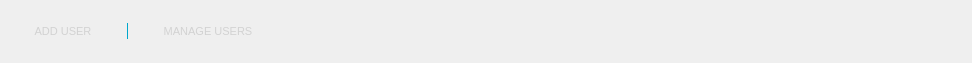
          <widget class="QWidget" name="scrollAreaWidgetContents_10">
           <property name="geometry">
            <rect>
             <x>0</x>
             <y>0</y>
             <width>972</width>
             <height>63</height>
            </rect>
           </property>
           <layout class="QVBoxLayout" name="verticalLayout_28">
            <property name="spacing">
             <number>0</number>
            </property>
            <property name="leftMargin">
             <number>0</number>
            </property>
            <property name="topMargin">
             <number>0</number>
            </property>
            <property name="rightMargin">
             <number>0</number>
            </property>
            <property name="bottomMargin">
             <number>0</number>
            </property>
            <item>
             <layout class="QHBoxLayout" name="horizontalLayout_29">
              <property name="spacing">
               <number>30</number>
              </property>
              <property name="leftMargin">
               <number>30</number>
              </property>
              <property name="topMargin">
               <number>0</number>
              </property>
              <property name="rightMargin">
               <number>0</number>
              </property>
              <property name="bottomMargin">
               <number>0</number>
              </property>
              <item>
               <widget class="QToolButton" name="add_user">
                <property name="enabled">
                 <bool>false</bool>
                </property>
                <property name="font">
                 <font>
                  <family>Segoe UI</family>
                  <pointsize>8</pointsize>
                 </font>
                </property>
                <property name="cursor">
                 <cursorShape>PointingHandCursor</cursorShape>
                </property>
                <property name="toolTip">
                 <string>Salesman's request</string>
                </property>
                <property name="styleSheet">
                 <string notr="true">QToolButton { /* all types of tool button */
    border: 0;
    border-radius: 0px;
    background-color: 0;
	color: rgb(255, 255, 255);
}

QToolButton:hover {
	border: 1px solid rgb(0, 167, 204);
}
QToolButton:disabled{

	color: rgb(210,210,210);
}
</string>
                </property>
                <property name="text">
                 <string>ADD USER</string>
                </property>
                <property name="icon">
                 <iconset resource="resource.qrc">
                  <normaloff>:/ico/addItem.png</normaloff>:/ico/addItem.png</iconset>
                </property>
                <property name="iconSize">
                 <size>
                  <width>35</width>
                  <height>35</height>
                 </size>
                </property>
                <property name="popupMode">
                 <enum>QToolButton::DelayedPopup</enum>
                </property>
                <property name="toolButtonStyle">
                 <enum>Qt::ToolButtonTextUnderIcon</enum>
                </property>
                <property name="autoRaise">
                 <bool>false</bool>
                </property>
                <property name="arrowType">
                 <enum>Qt::NoArrow</enum>
                </property>
               </widget>
              </item>
              <item>
               <widget class="Line" name="line_18">
                <property name="sizePolicy">
                 <sizepolicy hsizetype="Fixed" vsizetype="Minimum">
                  <horstretch>0</horstretch>
                  <verstretch>0</verstretch>
                 </sizepolicy>
                </property>
                <property name="styleSheet">
                 <string notr="true">color: rgb(0, 167, 204);</string>
                </property>
                <property name="frameShadow">
                 <enum>QFrame::Plain</enum>
                </property>
                <property name="orientation">
                 <enum>Qt::Vertical</enum>
                </property>
               </widget>
              </item>
              <item>
               <widget class="QToolButton" name="add_item_18">
                <property name="enabled">
                 <bool>false</bool>
                </property>
                <property name="font">
                 <font>
                  <family>Segoe UI</family>
                  <pointsize>8</pointsize>
                 </font>
                </property>
                <property name="cursor">
                 <cursorShape>PointingHandCursor</cursorShape>
                </property>
                <property name="toolTip">
                 <string>Salesman's request</string>
                </property>
                <property name="styleSheet">
                 <string notr="true">QToolButton { /* all types of tool button */
    border: 0;
    border-radius: 0px;
    background-color: 0;
	color: rgb(255, 255, 255);
}

QToolButton:hover {
	border: 1px solid rgb(0, 167, 204);
}
QToolButton:disabled{

	color: rgb(210,210,210);
}
</string>
                </property>
                <property name="text">
                 <string>MANAGE USERS</string>
                </property>
                <property name="icon">
                 <iconset resource="resource.qrc">
                  <normaloff>:/ico/addItem.png</normaloff>:/ico/addItem.png</iconset>
                </property>
                <property name="iconSize">
                 <size>
                  <width>35</width>
                  <height>35</height>
                 </size>
                </property>
                <property name="popupMode">
                 <enum>QToolButton::DelayedPopup</enum>
                </property>
                <property name="toolButtonStyle">
                 <enum>Qt::ToolButtonTextUnderIcon</enum>
                </property>
                <property name="autoRaise">
                 <bool>false</bool>
                </property>
                <property name="arrowType">
                 <enum>Qt::NoArrow</enum>
                </property>
               </widget>
              </item>
              <item>
               <spacer name="horizontalSpacer_12">
                <property name="orientation">
                 <enum>Qt::Horizontal</enum>
                </property>
                <property name="sizeType">
                 <enum>QSizePolicy::Expanding</enum>
                </property>
                <property name="sizeHint" stdset="0">
                 <size>
                  <width>784</width>
                  <height>13</height>
                 </size>
                </property>
               </spacer>
              </item>
             </layout>
            </item>
           </layout>
          </widget>
